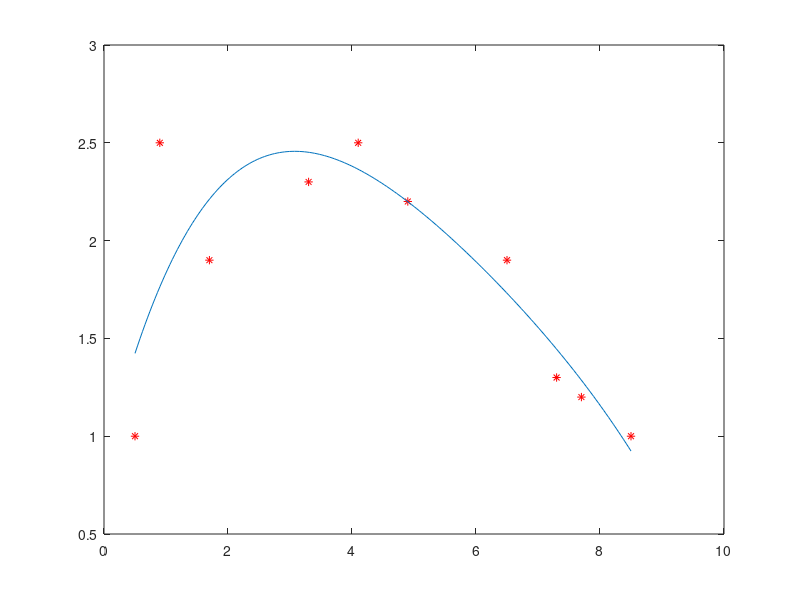

Source code (MATLAB):
%name, date
%polynomial of best fit

clear
clc

%declare variables
x=[0.5 0.9 1.7 3.3 4.1 4.9 6.5 7.3 7.7 8.5];
y=[1 2.5 1.9 2.3 2.5 2.2 1.9 1.3 1.2 1];

%find coefficients
coeffs=polyfit(x,y,4)

%evaluate poly at each x
%fitpoints=polyval(coeffs,x);

%plot
%plot(x,y,'r*',x,fitpoints,'-')

%use polyval on large number of x's

%create more x's (start,end,howmany)
xnew=linspace(min(x),max(x),200);

%get new y values
fitpoints=polyval(coeffs,xnew);

%plot
plot(x,y,'r*',xnew,fitpoints,'-')

%only necessary for polynomials

